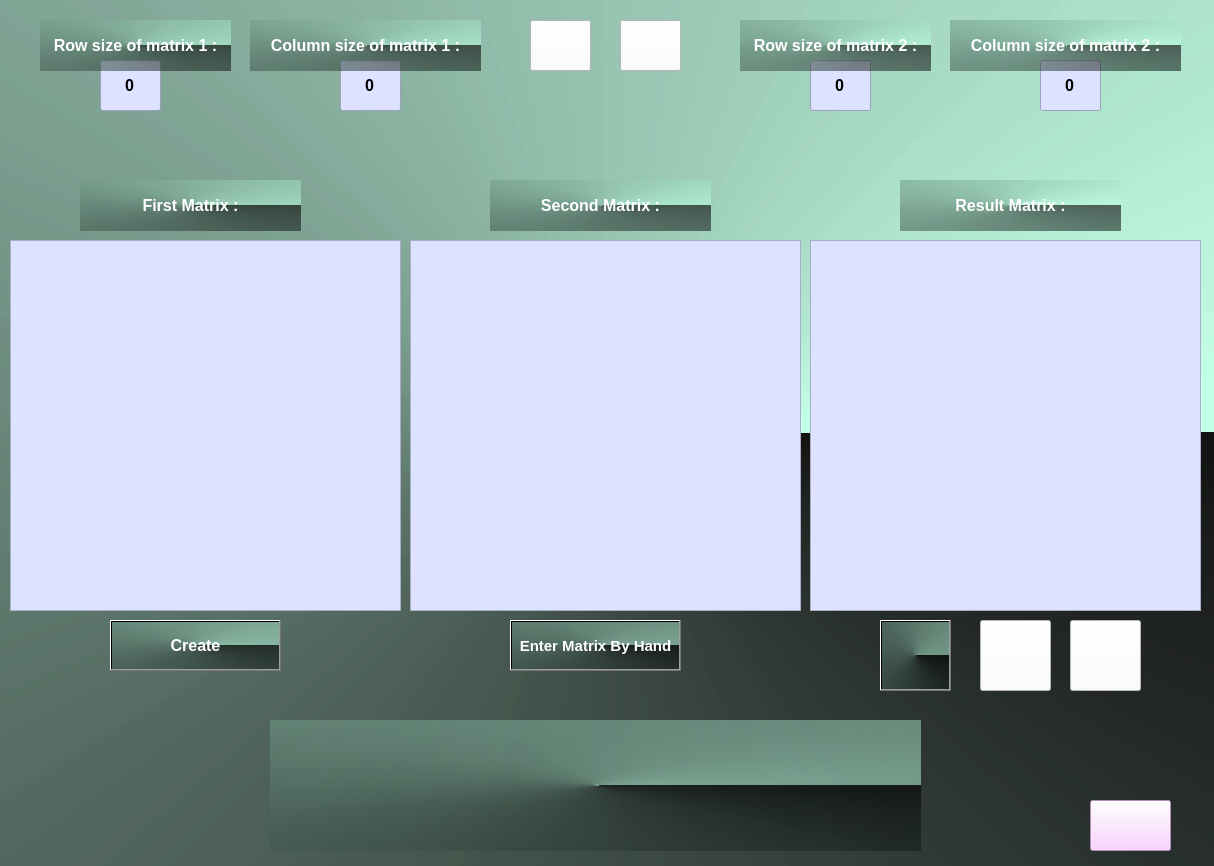
<?xml version="1.0" encoding="UTF-8"?>
<ui version="4.0">
 <class>MainWindow</class>
 <widget class="QMainWindow" name="MainWindow">
  <property name="geometry">
   <rect>
    <x>0</x>
    <y>0</y>
    <width>1214</width>
    <height>866</height>
   </rect>
  </property>
  <property name="windowTitle">
   <string>MainWindow</string>
  </property>
  <property name="whatsThis">
   <string/>
  </property>
  <property name="autoFillBackground">
   <bool>false</bool>
  </property>
  <property name="styleSheet">
   <string notr="true">background-color: qconicalgradient(cx:0.5, cy:0.5, angle:0, stop:0.0169492 rgba(187, 255, 226, 128), stop:1 rgba(0, 0, 0, 147));</string>
  </property>
  <widget class="QWidget" name="centralwidget">
   <widget class="QLineEdit" name="row_A">
    <property name="geometry">
     <rect>
      <x>100</x>
      <y>60</y>
      <width>61</width>
      <height>51</height>
     </rect>
    </property>
    <property name="font">
     <font>
      <pointsize>12</pointsize>
      <weight>75</weight>
      <bold>true</bold>
      <stylestrategy>PreferDefault</stylestrategy>
     </font>
    </property>
    <property name="cursor">
     <cursorShape>ClosedHandCursor</cursorShape>
    </property>
    <property name="styleSheet">
     <string notr="true">background-color: rgb(220, 226, 255);</string>
    </property>
    <property name="text">
     <string>0</string>
    </property>
    <property name="alignment">
     <set>Qt::AlignCenter</set>
    </property>
   </widget>
   <widget class="QLineEdit" name="col_B">
    <property name="geometry">
     <rect>
      <x>1040</x>
      <y>60</y>
      <width>61</width>
      <height>51</height>
     </rect>
    </property>
    <property name="font">
     <font>
      <pointsize>12</pointsize>
      <weight>75</weight>
      <bold>true</bold>
     </font>
    </property>
    <property name="cursor">
     <cursorShape>ClosedHandCursor</cursorShape>
    </property>
    <property name="contextMenuPolicy">
     <enum>Qt::DefaultContextMenu</enum>
    </property>
    <property name="styleSheet">
     <string notr="true">background-color: rgb(220, 226, 255);</string>
    </property>
    <property name="text">
     <string>0</string>
    </property>
    <property name="alignment">
     <set>Qt::AlignCenter</set>
    </property>
    <property name="clearButtonEnabled">
     <bool>false</bool>
    </property>
   </widget>
   <widget class="QLineEdit" name="col_A">
    <property name="geometry">
     <rect>
      <x>340</x>
      <y>60</y>
      <width>61</width>
      <height>51</height>
     </rect>
    </property>
    <property name="font">
     <font>
      <pointsize>12</pointsize>
      <weight>75</weight>
      <bold>true</bold>
     </font>
    </property>
    <property name="cursor">
     <cursorShape>ClosedHandCursor</cursorShape>
    </property>
    <property name="styleSheet">
     <string notr="true">background-color: rgb(220, 226, 255);</string>
    </property>
    <property name="text">
     <string>0</string>
    </property>
    <property name="alignment">
     <set>Qt::AlignCenter</set>
    </property>
   </widget>
   <widget class="QTableWidget" name="tableWidget_mat1">
    <property name="geometry">
     <rect>
      <x>10</x>
      <y>240</y>
      <width>391</width>
      <height>371</height>
     </rect>
    </property>
    <property name="font">
     <font>
      <pointsize>16</pointsize>
      <weight>75</weight>
      <bold>true</bold>
     </font>
    </property>
    <property name="cursor" stdset="0">
     <cursorShape>ClosedHandCursor</cursorShape>
    </property>
    <property name="mouseTracking">
     <bool>false</bool>
    </property>
    <property name="whatsThis">
     <string/>
    </property>
    <property name="layoutDirection">
     <enum>Qt::LeftToRight</enum>
    </property>
    <property name="autoFillBackground">
     <bool>false</bool>
    </property>
    <property name="styleSheet">
     <string notr="true">background-color: rgb(220, 226, 255);</string>
    </property>
    <property name="lineWidth">
     <number>0</number>
    </property>
    <property name="verticalScrollBarPolicy">
     <enum>Qt::ScrollBarAsNeeded</enum>
    </property>
    <property name="horizontalScrollBarPolicy">
     <enum>Qt::ScrollBarAlwaysOff</enum>
    </property>
    <property name="autoScroll">
     <bool>true</bool>
    </property>
    <property name="tabKeyNavigation">
     <bool>true</bool>
    </property>
    <property name="showDropIndicator" stdset="0">
     <bool>true</bool>
    </property>
    <property name="dragEnabled">
     <bool>false</bool>
    </property>
    <property name="dragDropOverwriteMode">
     <bool>true</bool>
    </property>
    <property name="dragDropMode">
     <enum>QAbstractItemView::NoDragDrop</enum>
    </property>
    <property name="alternatingRowColors">
     <bool>false</bool>
    </property>
    <property name="selectionMode">
     <enum>QAbstractItemView::ExtendedSelection</enum>
    </property>
    <property name="verticalScrollMode">
     <enum>QAbstractItemView::ScrollPerItem</enum>
    </property>
    <property name="horizontalScrollMode">
     <enum>QAbstractItemView::ScrollPerItem</enum>
    </property>
    <property name="showGrid">
     <bool>true</bool>
    </property>
    <property name="gridStyle">
     <enum>Qt::SolidLine</enum>
    </property>
    <property name="sortingEnabled">
     <bool>false</bool>
    </property>
    <property name="wordWrap">
     <bool>true</bool>
    </property>
    <property name="cornerButtonEnabled">
     <bool>true</bool>
    </property>
    <property name="rowCount">
     <number>0</number>
    </property>
    <property name="columnCount">
     <number>0</number>
    </property>
    <attribute name="horizontalHeaderVisible">
     <bool>false</bool>
    </attribute>
    <attribute name="horizontalHeaderDefaultSectionSize">
     <number>100</number>
    </attribute>
    <attribute name="horizontalHeaderHighlightSections">
     <bool>true</bool>
    </attribute>
    <attribute name="horizontalHeaderMinimumSectionSize">
     <number>39</number>
    </attribute>
    <attribute name="horizontalHeaderShowSortIndicator" stdset="0">
     <bool>false</bool>
    </attribute>
    <attribute name="verticalHeaderVisible">
     <bool>false</bool>
    </attribute>
    <attribute name="verticalHeaderDefaultSectionSize">
     <number>30</number>
    </attribute>
    <attribute name="verticalHeaderHighlightSections">
     <bool>true</bool>
    </attribute>
    <attribute name="verticalHeaderMinimumSectionSize">
     <number>23</number>
    </attribute>
    <attribute name="verticalHeaderShowSortIndicator" stdset="0">
     <bool>false</bool>
    </attribute>
    <attribute name="verticalHeaderStretchLastSection">
     <bool>false</bool>
    </attribute>
   </widget>
   <widget class="QTableWidget" name="tableWidget_mat2">
    <property name="geometry">
     <rect>
      <x>410</x>
      <y>240</y>
      <width>391</width>
      <height>371</height>
     </rect>
    </property>
    <property name="font">
     <font>
      <pointsize>16</pointsize>
      <weight>75</weight>
      <bold>true</bold>
     </font>
    </property>
    <property name="cursor" stdset="0">
     <cursorShape>ClosedHandCursor</cursorShape>
    </property>
    <property name="styleSheet">
     <string notr="true">background-color: rgb(220, 226, 255);</string>
    </property>
    <property name="showGrid">
     <bool>true</bool>
    </property>
    <property name="rowCount">
     <number>0</number>
    </property>
    <property name="columnCount">
     <number>0</number>
    </property>
    <attribute name="horizontalHeaderVisible">
     <bool>false</bool>
    </attribute>
    <attribute name="horizontalHeaderCascadingSectionResizes">
     <bool>false</bool>
    </attribute>
    <attribute name="horizontalHeaderHighlightSections">
     <bool>true</bool>
    </attribute>
    <attribute name="verticalHeaderVisible">
     <bool>false</bool>
    </attribute>
   </widget>
   <widget class="QTableWidget" name="tableWidget__mat3">
    <property name="geometry">
     <rect>
      <x>810</x>
      <y>240</y>
      <width>391</width>
      <height>371</height>
     </rect>
    </property>
    <property name="font">
     <font>
      <pointsize>16</pointsize>
      <weight>75</weight>
      <bold>true</bold>
     </font>
    </property>
    <property name="cursor" stdset="0">
     <cursorShape>ClosedHandCursor</cursorShape>
    </property>
    <property name="styleSheet">
     <string notr="true">background-color: rgb(220, 226, 255);</string>
    </property>
    <property name="showGrid">
     <bool>true</bool>
    </property>
    <property name="gridStyle">
     <enum>Qt::SolidLine</enum>
    </property>
    <property name="sortingEnabled">
     <bool>false</bool>
    </property>
    <property name="wordWrap">
     <bool>true</bool>
    </property>
    <property name="cornerButtonEnabled">
     <bool>true</bool>
    </property>
    <property name="rowCount">
     <number>0</number>
    </property>
    <property name="columnCount">
     <number>0</number>
    </property>
    <attribute name="horizontalHeaderVisible">
     <bool>false</bool>
    </attribute>
    <attribute name="verticalHeaderVisible">
     <bool>false</bool>
    </attribute>
   </widget>
   <widget class="QPushButton" name="pushButton_multmat_2">
    <property name="enabled">
     <bool>true</bool>
    </property>
    <property name="geometry">
     <rect>
      <x>510</x>
      <y>620</y>
      <width>171</width>
      <height>51</height>
     </rect>
    </property>
    <property name="font">
     <font>
      <pointsize>11</pointsize>
      <weight>75</weight>
      <bold>true</bold>
     </font>
    </property>
    <property name="cursor">
     <cursorShape>ClosedHandCursor</cursorShape>
    </property>
    <property name="styleSheet">
     <string notr="true">color: rgb(255, 255, 255);</string>
    </property>
    <property name="text">
     <string>Enter Matrix By Hand</string>
    </property>
   </widget>
   <widget class="QPushButton" name="pushButton_clear_3">
    <property name="geometry">
     <rect>
      <x>620</x>
      <y>20</y>
      <width>61</width>
      <height>51</height>
     </rect>
    </property>
    <property name="font">
     <font>
      <pointsize>12</pointsize>
      <weight>75</weight>
      <bold>true</bold>
     </font>
    </property>
    <property name="cursor">
     <cursorShape>ClosedHandCursor</cursorShape>
    </property>
    <property name="styleSheet">
     <string notr="true">color: rgb(255, 255, 255);
background-color: rgb(255, 255, 255);</string>
    </property>
    <property name="text">
     <string/>
    </property>
    <property name="icon">
     <iconset resource="icons.qrc">
      <normaloff>:/icons/icons/Excel-Icon.png</normaloff>:/icons/icons/Excel-Icon.png</iconset>
    </property>
    <property name="iconSize">
     <size>
      <width>100</width>
      <height>75</height>
     </size>
    </property>
   </widget>
   <widget class="QLabel" name="label_6">
    <property name="geometry">
     <rect>
      <x>80</x>
      <y>180</y>
      <width>221</width>
      <height>51</height>
     </rect>
    </property>
    <property name="font">
     <font>
      <pointsize>12</pointsize>
      <weight>75</weight>
      <bold>true</bold>
     </font>
    </property>
    <property name="cursor">
     <cursorShape>ClosedHandCursor</cursorShape>
    </property>
    <property name="styleSheet">
     <string notr="true">color: rgb(255, 255, 255);</string>
    </property>
    <property name="text">
     <string>First Matrix :</string>
    </property>
    <property name="alignment">
     <set>Qt::AlignCenter</set>
    </property>
   </widget>
   <widget class="QLabel" name="label_5">
    <property name="geometry">
     <rect>
      <x>490</x>
      <y>180</y>
      <width>221</width>
      <height>51</height>
     </rect>
    </property>
    <property name="font">
     <font>
      <pointsize>12</pointsize>
      <weight>75</weight>
      <bold>true</bold>
     </font>
    </property>
    <property name="cursor">
     <cursorShape>ClosedHandCursor</cursorShape>
    </property>
    <property name="styleSheet">
     <string notr="true">color: rgb(255, 255, 255);</string>
    </property>
    <property name="text">
     <string>Second Matrix :</string>
    </property>
    <property name="alignment">
     <set>Qt::AlignCenter</set>
    </property>
   </widget>
   <widget class="QLabel" name="label_4">
    <property name="geometry">
     <rect>
      <x>900</x>
      <y>180</y>
      <width>221</width>
      <height>51</height>
     </rect>
    </property>
    <property name="font">
     <font>
      <pointsize>12</pointsize>
      <weight>75</weight>
      <bold>true</bold>
     </font>
    </property>
    <property name="cursor">
     <cursorShape>ClosedHandCursor</cursorShape>
    </property>
    <property name="styleSheet">
     <string notr="true">color: rgb(255, 255, 255);</string>
    </property>
    <property name="text">
     <string>Result Matrix :</string>
    </property>
    <property name="alignment">
     <set>Qt::AlignCenter</set>
    </property>
   </widget>
   <widget class="QLabel" name="label">
    <property name="enabled">
     <bool>true</bool>
    </property>
    <property name="geometry">
     <rect>
      <x>40</x>
      <y>20</y>
      <width>191</width>
      <height>51</height>
     </rect>
    </property>
    <property name="font">
     <font>
      <pointsize>12</pointsize>
      <weight>75</weight>
      <bold>true</bold>
     </font>
    </property>
    <property name="cursor">
     <cursorShape>ClosedHandCursor</cursorShape>
    </property>
    <property name="styleSheet">
     <string notr="true">color: rgb(255, 255, 255);</string>
    </property>
    <property name="text">
     <string>Row size of matrix 1 :</string>
    </property>
    <property name="alignment">
     <set>Qt::AlignCenter</set>
    </property>
   </widget>
   <widget class="QLabel" name="label_2">
    <property name="geometry">
     <rect>
      <x>250</x>
      <y>20</y>
      <width>231</width>
      <height>51</height>
     </rect>
    </property>
    <property name="font">
     <font>
      <pointsize>12</pointsize>
      <weight>75</weight>
      <bold>true</bold>
     </font>
    </property>
    <property name="cursor">
     <cursorShape>ClosedHandCursor</cursorShape>
    </property>
    <property name="styleSheet">
     <string notr="true">color: rgb(255, 255, 255);</string>
    </property>
    <property name="text">
     <string>Column size of matrix 1 :</string>
    </property>
    <property name="alignment">
     <set>Qt::AlignCenter</set>
    </property>
   </widget>
   <widget class="QLabel" name="label_3">
    <property name="geometry">
     <rect>
      <x>950</x>
      <y>20</y>
      <width>231</width>
      <height>51</height>
     </rect>
    </property>
    <property name="font">
     <font>
      <pointsize>12</pointsize>
      <weight>75</weight>
      <bold>true</bold>
     </font>
    </property>
    <property name="cursor">
     <cursorShape>ClosedHandCursor</cursorShape>
    </property>
    <property name="styleSheet">
     <string notr="true">color: rgb(255, 255, 255);</string>
    </property>
    <property name="text">
     <string>Column size of matrix 2 :</string>
    </property>
    <property name="alignment">
     <set>Qt::AlignCenter</set>
    </property>
   </widget>
   <widget class="QLabel" name="label_7">
    <property name="geometry">
     <rect>
      <x>740</x>
      <y>20</y>
      <width>191</width>
      <height>51</height>
     </rect>
    </property>
    <property name="font">
     <font>
      <pointsize>12</pointsize>
      <weight>75</weight>
      <bold>true</bold>
     </font>
    </property>
    <property name="cursor">
     <cursorShape>ClosedHandCursor</cursorShape>
    </property>
    <property name="styleSheet">
     <string notr="true">color: rgb(255, 255, 255);</string>
    </property>
    <property name="text">
     <string>Row size of matrix 2 :</string>
    </property>
    <property name="alignment">
     <set>Qt::AlignCenter</set>
    </property>
   </widget>
   <widget class="QLineEdit" name="row_B">
    <property name="geometry">
     <rect>
      <x>810</x>
      <y>60</y>
      <width>61</width>
      <height>51</height>
     </rect>
    </property>
    <property name="font">
     <font>
      <pointsize>12</pointsize>
      <weight>75</weight>
      <bold>true</bold>
      <stylestrategy>PreferDefault</stylestrategy>
     </font>
    </property>
    <property name="cursor">
     <cursorShape>ClosedHandCursor</cursorShape>
    </property>
    <property name="styleSheet">
     <string notr="true">background-color: rgb(220, 226, 255);</string>
    </property>
    <property name="text">
     <string>0</string>
    </property>
    <property name="alignment">
     <set>Qt::AlignCenter</set>
    </property>
   </widget>
   <widget class="QPushButton" name="pushButton_create">
    <property name="geometry">
     <rect>
      <x>110</x>
      <y>620</y>
      <width>171</width>
      <height>51</height>
     </rect>
    </property>
    <property name="font">
     <font>
      <pointsize>12</pointsize>
      <weight>75</weight>
      <bold>true</bold>
     </font>
    </property>
    <property name="cursor">
     <cursorShape>ClosedHandCursor</cursorShape>
    </property>
    <property name="styleSheet">
     <string notr="true">color: rgb(255, 255, 255);</string>
    </property>
    <property name="text">
     <string>Create</string>
    </property>
   </widget>
   <widget class="QPushButton" name="pushButton_multmat">
    <property name="enabled">
     <bool>true</bool>
    </property>
    <property name="geometry">
     <rect>
      <x>880</x>
      <y>620</y>
      <width>71</width>
      <height>71</height>
     </rect>
    </property>
    <property name="font">
     <font>
      <pointsize>11</pointsize>
      <weight>75</weight>
      <bold>true</bold>
     </font>
    </property>
    <property name="cursor">
     <cursorShape>ClosedHandCursor</cursorShape>
    </property>
    <property name="styleSheet">
     <string notr="true">color: rgb(255, 255, 255);</string>
    </property>
    <property name="text">
     <string/>
    </property>
    <property name="icon">
     <iconset resource="icons.qrc">
      <normaloff>:/icons/icons/çarp.png</normaloff>:/icons/icons/çarp.png</iconset>
    </property>
    <property name="iconSize">
     <size>
      <width>100</width>
      <height>75</height>
     </size>
    </property>
   </widget>
   <widget class="QPushButton" name="pushButton_clear">
    <property name="geometry">
     <rect>
      <x>530</x>
      <y>20</y>
      <width>61</width>
      <height>51</height>
     </rect>
    </property>
    <property name="cursor">
     <cursorShape>ClosedHandCursor</cursorShape>
    </property>
    <property name="styleSheet">
     <string notr="true">background-color: rgb(255, 255, 255);</string>
    </property>
    <property name="text">
     <string/>
    </property>
    <property name="icon">
     <iconset resource="icons.qrc">
      <normaloff>:/icons/icons/img_185728.png</normaloff>:/icons/icons/img_185728.png</iconset>
    </property>
    <property name="iconSize">
     <size>
      <width>80</width>
      <height>45</height>
     </size>
    </property>
   </widget>
   <widget class="QPushButton" name="pushButton_clear_2">
    <property name="geometry">
     <rect>
      <x>1090</x>
      <y>800</y>
      <width>81</width>
      <height>51</height>
     </rect>
    </property>
    <property name="font">
     <font>
      <pointsize>12</pointsize>
      <weight>75</weight>
      <bold>true</bold>
     </font>
    </property>
    <property name="styleSheet">
     <string notr="true">background-color: rgb(249, 198, 255);</string>
    </property>
    <property name="text">
     <string/>
    </property>
    <property name="icon">
     <iconset resource="icons.qrc">
      <normaloff>:/icons/icons/25694 (1).png</normaloff>:/icons/icons/25694 (1).png</iconset>
    </property>
    <property name="iconSize">
     <size>
      <width>100</width>
      <height>50</height>
     </size>
    </property>
   </widget>
   <widget class="QPushButton" name="pushButton_multmat_3">
    <property name="enabled">
     <bool>true</bool>
    </property>
    <property name="geometry">
     <rect>
      <x>980</x>
      <y>620</y>
      <width>71</width>
      <height>71</height>
     </rect>
    </property>
    <property name="font">
     <font>
      <pointsize>11</pointsize>
      <weight>75</weight>
      <bold>true</bold>
     </font>
    </property>
    <property name="cursor">
     <cursorShape>ClosedHandCursor</cursorShape>
    </property>
    <property name="styleSheet">
     <string notr="true">color: rgb(255, 255, 255);
background-color: rgb(255, 255, 255);</string>
    </property>
    <property name="text">
     <string/>
    </property>
    <property name="icon">
     <iconset resource="icons.qrc">
      <normaloff>:/icons/icons/eksi.png</normaloff>:/icons/icons/eksi.png</iconset>
    </property>
    <property name="iconSize">
     <size>
      <width>100</width>
      <height>75</height>
     </size>
    </property>
   </widget>
   <widget class="QPushButton" name="pushButton_multmat_4">
    <property name="enabled">
     <bool>true</bool>
    </property>
    <property name="geometry">
     <rect>
      <x>1070</x>
      <y>620</y>
      <width>71</width>
      <height>71</height>
     </rect>
    </property>
    <property name="font">
     <font>
      <pointsize>11</pointsize>
      <weight>75</weight>
      <bold>true</bold>
     </font>
    </property>
    <property name="cursor">
     <cursorShape>ClosedHandCursor</cursorShape>
    </property>
    <property name="styleSheet">
     <string notr="true">color: rgb(255, 255, 255);
background-color: rgb(255, 255, 255);</string>
    </property>
    <property name="text">
     <string/>
    </property>
    <property name="icon">
     <iconset resource="icons.qrc">
      <normaloff>:/icons/icons/artı.png</normaloff>:/icons/icons/artı.png</iconset>
    </property>
    <property name="iconSize">
     <size>
      <width>100</width>
      <height>75</height>
     </size>
    </property>
   </widget>
   <widget class="QLabel" name="label_8">
    <property name="geometry">
     <rect>
      <x>270</x>
      <y>720</y>
      <width>651</width>
      <height>131</height>
     </rect>
    </property>
    <property name="font">
     <font>
      <pointsize>12</pointsize>
     </font>
    </property>
    <property name="text">
     <string/>
    </property>
    <property name="alignment">
     <set>Qt::AlignCenter</set>
    </property>
   </widget>
   <zorder>row_A</zorder>
   <zorder>col_B</zorder>
   <zorder>col_A</zorder>
   <zorder>tableWidget_mat1</zorder>
   <zorder>tableWidget_mat2</zorder>
   <zorder>tableWidget__mat3</zorder>
   <zorder>pushButton_multmat_2</zorder>
   <zorder>pushButton_clear_3</zorder>
   <zorder>label_6</zorder>
   <zorder>label_5</zorder>
   <zorder>label_4</zorder>
   <zorder>label</zorder>
   <zorder>label_2</zorder>
   <zorder>label_3</zorder>
   <zorder>row_B</zorder>
   <zorder>pushButton_create</zorder>
   <zorder>pushButton_multmat</zorder>
   <zorder>pushButton_clear</zorder>
   <zorder>pushButton_clear_2</zorder>
   <zorder>pushButton_multmat_3</zorder>
   <zorder>pushButton_multmat_4</zorder>
   <zorder>label_7</zorder>
   <zorder>label_8</zorder>
  </widget>
 </widget>
 <resources>
  <include location="icons.qrc"/>
 </resources>
 <connections/>
</ui>
